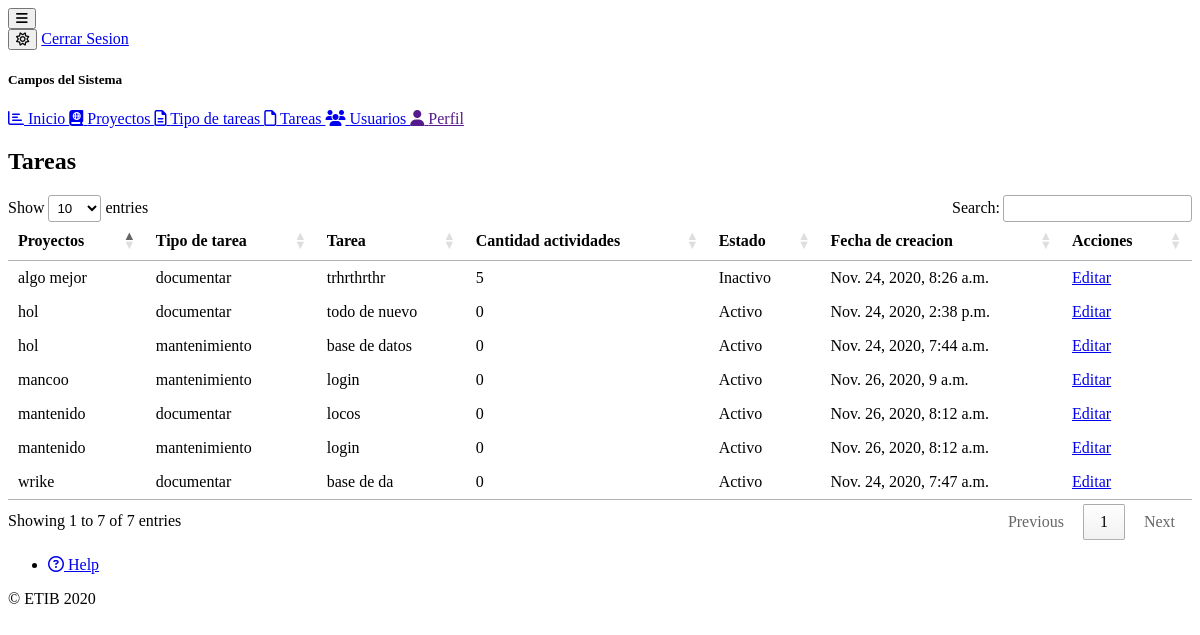
/tareas/ (signed in), run on an earlier commit of the app's database.
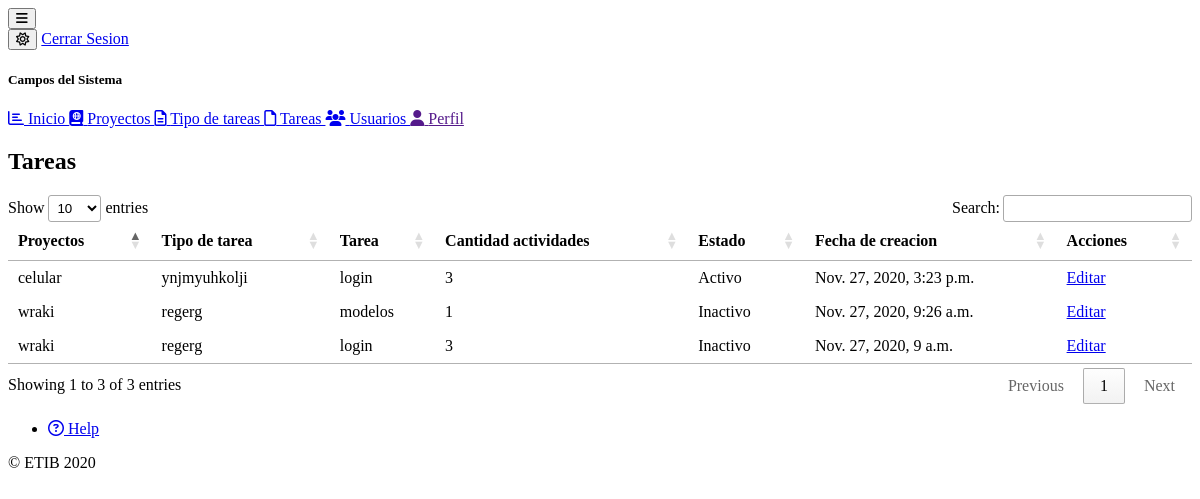
And on a later commit of the database.
### tasks/models.py (models this page shows, shortened)
class Task(models.Model):
    project = models.ForeignKey(Project, on_delete=models.CASCADE)
    type_task = models.ForeignKey(TypeTask, on_delete=models.CASCADE)
    task = models.CharField(max_length=50)
    description = models.TextField()
    state = models.BooleanField(default=False)
    porcentage = models.IntegerField(default=0)
    slug = models.SlugField(max_length=60, unique=True)
    created_at = models.DateTimeField(auto_now_add=True)
    updated_at = models.DateTimeField(auto_now=True)

class TypeTask(models.Model):
    name = models.CharField(max_length=50)
    slug = models.SlugField(max_length=60, unique=True)
    status = models.BooleanField(default=True)
    created_at = models.DateTimeField(auto_now_add=True)
    def __str__(self):
        return self.name
    class Meta:
        verbose_name = 'Tipo tarea'
        verbose_name_plural = 'Tipo tareas'

### projects/models.py (models this page shows)
class Project(models.Model):
    STATUS_CHOICES = (
        ('approver', 'Aprovado'),
        ('process', 'En Proceso'),
        ('inactive', 'Inactivo'),
    )
    name = models.CharField(max_length=50, unique=True)
    developer = models.ManyToManyField(Developer)
    status = models.CharField(
        max_length=10, choices=STATUS_CHOICES, default=STATUS_CHOICES[1])
    slug = models.SlugField(max_length=50, unique=True)
    porcentage = models.IntegerField(default=0)
    created_at = models.DateTimeField(auto_now_add=True)
    update_at = models.DateTimeField(auto_now=True)
    def __str__(self):
        return self.name

### tasks/views.py (the view)
# urls.py: path('', views.TaskListView.as_view(), name='task'),
class TaskListView(PermissionRequiredMixin, LoginRequiredMixin, ListView):
    login_url = 'users:login'
    permission_required = 'tasks.can_view_user'
    template_name = 'tasks/task.html'
    queryset = Task.objects.annotate(Count('activities')).order_by('-pk')

### tasks/templates/tasks/task.html
{% extends 'base.html' %}
{% block content %}
    <div class="card">
        <h2 class="card-title">Tareas</h2>
        {% include 'tasks/snippets/tasks.html' %}
    </div>
{% endblock %}

### tasks/templates/tasks/snippets/tasks.html
<table id="example" class="hover center" style="width:100%">
    <thead>
        <tr>
            <th>Proyectos</th>
            <th>Tipo de tarea</th>
            <th>Tarea</th>
            <th>Cantidad actividades</th>
            <th>Estado</th>
            <th>Fecha de creacion</th>
            <th>Acciones</th>
        </tr>
    </thead>
    <tbody>
        {% for activities in object_list %}
            <tr>
                <td>{{ activities.project }}</td>
                <td>{{ activities.type_task }}</td>
                <td>{{ activities.task }}</td>
                <td>{{ activities.activities__count }}</td>
                <td>{{ activities.state|yesno:'Activo,Inactivo' }}</td>
                <td>{{ activities.created_at }}</td>
                <td>
                    <a href="{% url 'tasks:update_task' activities.slug %}" class="btn btn-danger">Editar</a>
                </td>
            </tr>
        {% endfor %}
    </tbody>
</table>

What changed in the data, as far as the page shows it:
removed Task: project "mancoo", type_task "mantenimiento", task "login", activities__count "0", state "Activo", created_at "Nov. 26, 2020, 9 a.m."
removed Task: project "mantenido", type_task "documentar", task "locos", activities__count "0", state "Activo", created_at "Nov. 26, 2020, 8:12 a.m."
removed Task: project "mantenido", type_task "mantenimiento", task "login", activities__count "0", state "Activo", created_at "Nov. 26, 2020, 8:12 a.m."
removed Task: project "hol", type_task "documentar", task "todo de nuevo", activities__count "0", state "Activo", created_at "Nov. 24, 2020, 2:38 p.m."
removed Task: project "algo mejor", type_task "documentar", task "trhrthrthr", activities__count "5", state "Inactivo", created_at "Nov. 24, 2020, 8:26 a.m."
removed Task: project "wrike", type_task "documentar", task "base de da", activities__count "0", state "Activo", created_at "Nov. 24, 2020, 7:47 a.m."
removed Task: project "hol", type_task "mantenimiento", task "base de datos", activities__count "0", state "Activo", created_at "Nov. 24, 2020, 7:44 a.m."
added Task: project "celular", type_task "ynjmyuhkolji", task "login", activities__count "3", state "Activo", created_at "Nov. 27, 2020, 3:23 p.m."
added Task: project "wraki", type_task "regerg", task "modelos", activities__count "1", state "Inactivo", created_at "Nov. 27, 2020, 9:26 a.m."
added Task: project "wraki", type_task "regerg", task "login", activities__count "3", state "Inactivo", created_at "Nov. 27, 2020, 9 a.m."
Also different on the page:
text written by a page script: "Show entries Search: Showing 1 to 7 of 7 entries Previous 1 Next" → "Show entries Search: Showing 1 to 3 of 3 entries Previous 1 Next"
